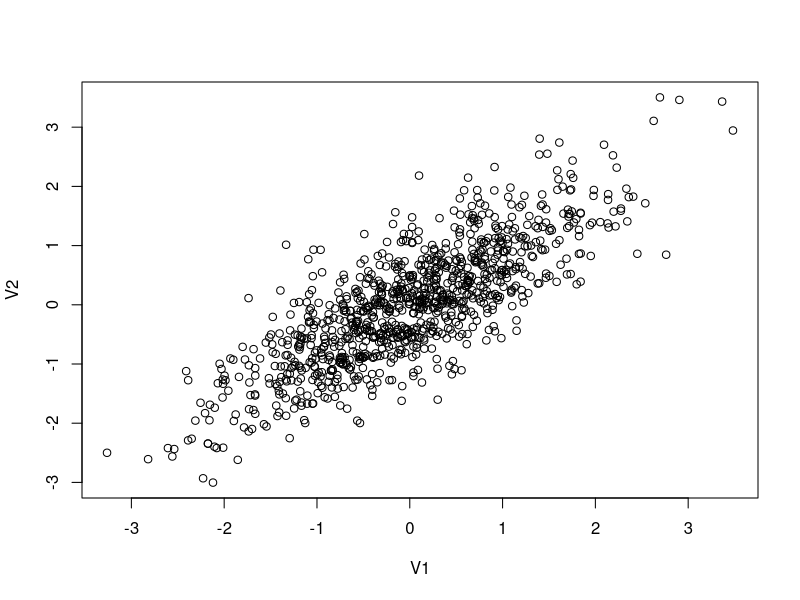
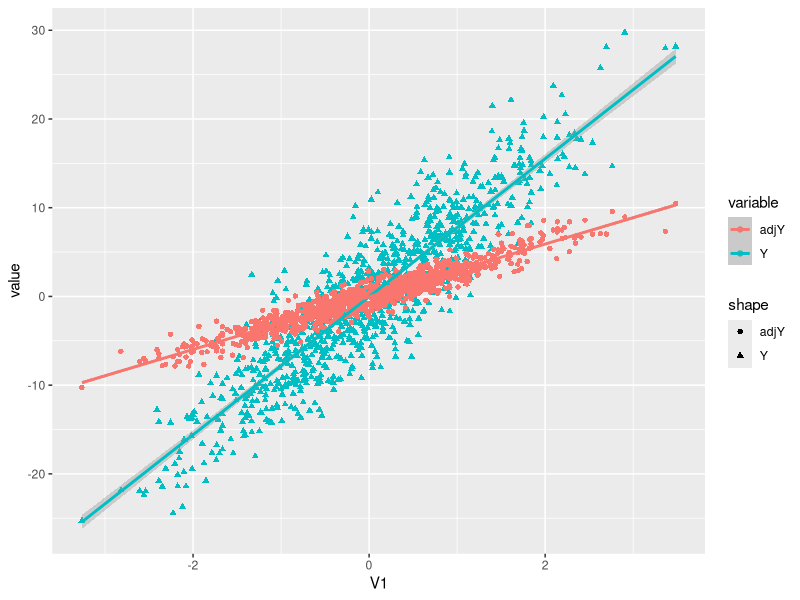
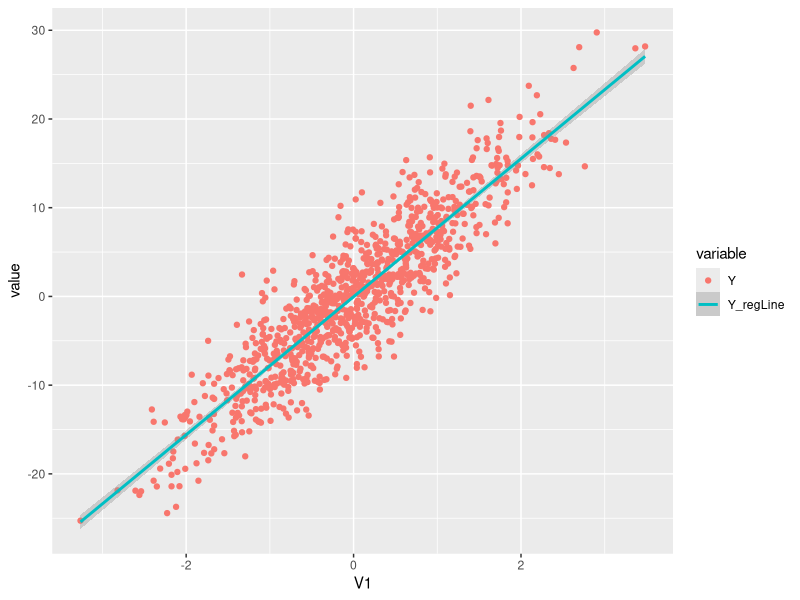
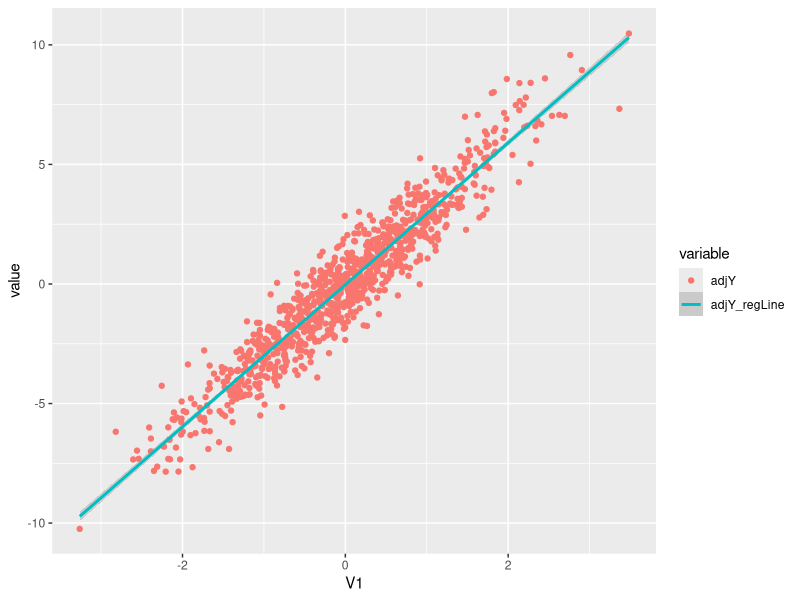
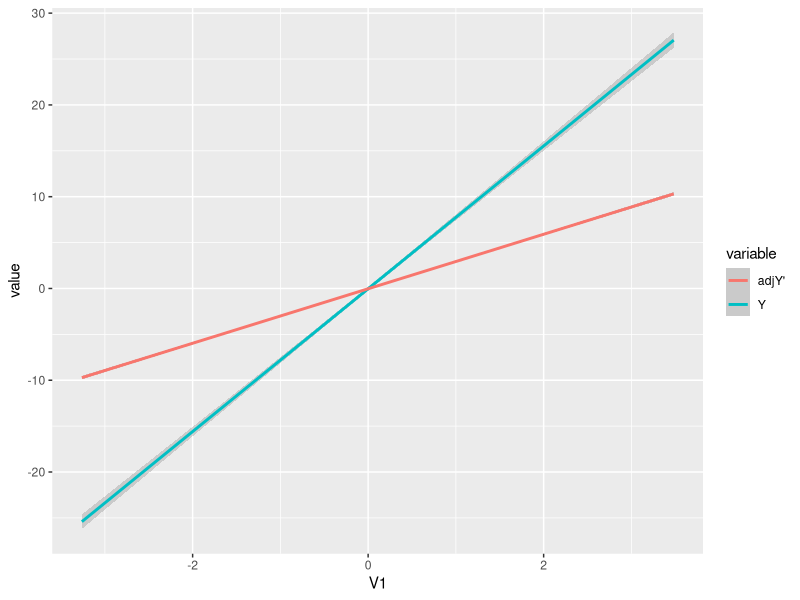
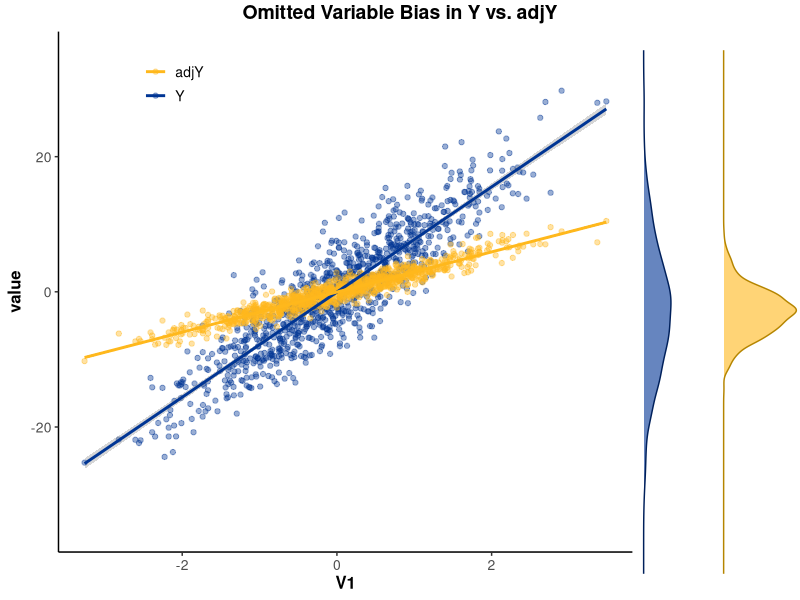

Write R code to recreate these figures, in order.
## ---- chunk 1
knitr::opts_chunk$set(echo = TRUE)
## ---- chunk 2
#This is a comment, alone in a chunk. 

## ---- chunk 3
library(MASS)
library(ggplot2)

out <- as.data.frame(mvrnorm(1000, mu = c(0,0), 
                     Sigma = matrix(c(1,0.8,0.8,1), ncol = 2), 
                     empirical = TRUE))
cor(out)
plot(out)

## ---- chunk 4
out$error<-rnorm(1000, mean=0, sd=1)

#The data generating process
B1<-3
B2<-6

out$Y<-out$V1*B1+out$V2*B2+out$error
## ---- chunk 5
first_reg <- lm(out$Y ~ out$V1 + out$V2, out)
summary(first_reg)

# There is a slight bias in the two variables, but the bias is negligible for both.
# we can't reject the null hypothesis that the mean is 
## ---- chunk 6
second_reg <- lm(Y ~ V1, out)
summary(second_reg)

# Yes, Beta_1 is biased because the difference between the estimator and the population value is not 0
## ---- chunk 7
intermediate_value <- coef(first_reg)[3]*out$V2
adjY <- out$Y - intermediate_value
third_reg <- lm(adjY ~ out$V1)
summary(third_reg)

#This variable is not biased, the population coefficient is within the 95% confidence interval of the estimated coefficient
#the adjY variable makes the estimation of V1 more accurate.

## ---- chunk 8

plotted<-ggplot(out, aes(V1, y = value, color = variable)) + 
    geom_point(aes(y = Y, col = "Y", shape = "Y")) + 
    geom_point(aes(y = adjY, col = "adjY", shape = "adjY"))+
    geom_smooth(method='lm', aes(y = Y, col = "Y"))+
    geom_smooth(method='lm', aes(y = adjY, col = "adjY"))

plotted1<-ggplot(out, aes(V1, y = value, color = variable)) + 
    geom_point(aes(y = Y, col = "Y")) + 
    geom_smooth(method='lm', aes(y = Y, col = "Y_regLine"))

plotted2<-ggplot(out, aes(V1, y = value, color = variable)) + 
    geom_point(aes(y = adjY, col = "adjY"))+
    geom_smooth(method='lm', aes(y = adjY, col = "adjY_regLine"))

plotted3<-ggplot(out, aes(V1, y = value, color = variable)) + 
    geom_smooth(method='lm', aes(y = Y, col = "Y"))+
    geom_smooth(method='lm', aes(y = adjY, col = "adjY'"))
    


plotted
plotted1
plotted2
plotted3

#Kayko's Code:
library(ggpubr)
p1 <- ggplot(out, aes(V1, y = value)) + 
    geom_point(aes(y = Y, col = "Y"), alpha=0.4) + 
    geom_point(aes(y = adjY, col = "adjY"), alpha=0.4)+ 
    geom_smooth(method='lm', aes(y = Y, col = "Y"))+
    geom_smooth(method='lm', aes(y = adjY, col = "adjY")) +
	scale_color_manual(values=c("#FFB81C", "#003594")) +
	scale_y_continuous(limits=c(-35, 35)) +
	theme_classic() +
	theme(
		legend.position = c(0.2, 0.90),
		legend.key = element_rect(fill = "white", color = "white"),
		legend.text = element_text(size = 10),
		legend.title = element_blank(),
		axis.title = element_text(size = 12, face = "bold"),
		axis.text = element_text(size = 10)
		) +
	guides(color=guide_legend(override.aes=list(fill=NA)))
p2 <- ggplot(out, aes(x=Y)) + 
	geom_density(color="#00205B", fill="#003594", alpha=0.6) + 
	theme(axis.text.x = element_blank(),  axis.text.y = element_blank()) + 
	scale_x_continuous(limits=c(-35, 35)) + 
	scale_y_continuous(limits=c(0, 0.125)) +
	coord_flip() +
	theme_void()
p3 <- ggplot(out, aes(x=adjY)) + 
	geom_density(color="#B58500", fill="#FFB81C", alpha=0.6) + 
	theme(axis.text.x = element_blank(),  axis.text.y = element_blank()) + 
	scale_x_continuous(limits=c(-35, 35)) + 
	coord_flip() +
	theme_void()
improved <- ggarrange(p1, p2, p3, widths=c(4, 0.5, 0.5), ncol=3)
annotate_figure(improved, top = text_grob("Omitted Variable Bias in Y vs. adjY", face = "bold", size = "14"))
